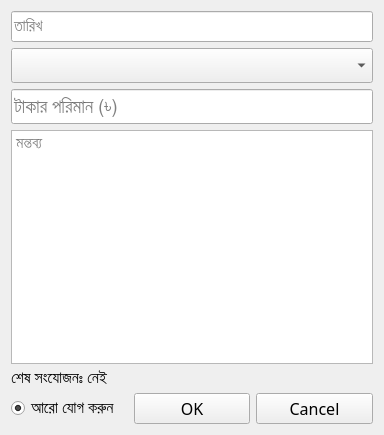
<?xml version="1.0" encoding="UTF-8"?>
<ui version="4.0">
    <class>Form</class>
    <widget class="QWidget" name="Form">
        <property name="geometry">
            <rect>
                <x>0</x>
                <y>0</y>
                <width>384</width>
                <height>435</height>
            </rect>
        </property>
        <property name="font">
            <font>
                <family>SolaimanLipi</family>
                <pointsize>12</pointsize>
            </font>
        </property>
        <property name="windowTitle">
            <string>Form</string>
        </property>
        <layout class="QVBoxLayout" name="verticalLayout">
            <item>
                <widget class="QLineEdit" name="lddate">
                    <property name="placeholderText">
                        <string>তারিখ</string>
                    </property>
                </widget>
            </item>
            <item>
                <widget class="QComboBox" name="comboBox">
                    <property name="font">
                        <font>
                            <family>SolaimanLipi</family>
                            <pointsize>14</pointsize>
                        </font>
                    </property>
                </widget>
            </item>
            <item>
                <widget class="QLineEdit" name="ldamount">
                    <property name="font">
                        <font>
                            <pointsize>14</pointsize>
                        </font>
                    </property>
                    <property name="placeholderText">
                        <string>টাকার পরিমান (৳)</string>
                    </property>
                </widget>
            </item>
            <item>
                <widget class="QTextEdit" name="tddesc">
                    <property name="placeholderText">
                        <string>মন্তব্য</string>
                    </property>
                </widget>
            </item>
            <item>
                <widget class="QLabel" name="label_msg">
                    <property name="text">
                        <string>শেষ সংযোজনঃ নেই</string>
                    </property>
                </widget>
            </item>
            <item>
                <layout class="QHBoxLayout" name="horizontalLayout_2">
                    <item>
                        <widget class="QRadioButton" name="rb_add_more">
                            <property name="text">
                                <string>আরো যোগ করুন</string>
                            </property>
                            <property name="checked">
                                <bool>true</bool>
                            </property>
                        </widget>
                    </item>
                    <item>
                        <widget class="QPushButton" name="pb_ok">
                            <property name="text">
                                <string>OK</string>
                            </property>
                        </widget>
                    </item>
                    <item>
                        <widget class="QPushButton" name="pb_cancel">
                            <property name="text">
                                <string>Cancel</string>
                            </property>
                        </widget>
                    </item>
                </layout>
            </item>
        </layout>
    </widget>
    <resources/>
    <connections/>
</ui>
